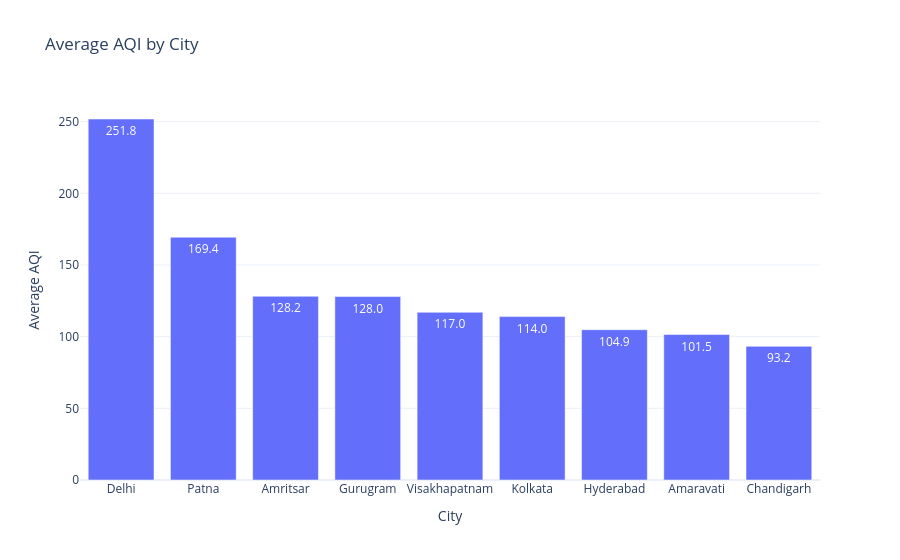

The code cell stored with this chart in its notebook:
### Markdown cell above
## 🏙️ Average AQI by City

### Code cell
city_avg_aqi = (
    df.groupby('City')['AQI']
      .mean()
      .sort_values(ascending=False)
      .reset_index()
)

fig = px.bar(
    city_avg_aqi,
    x='City',
    y='AQI',
    title='Average AQI by City',
    text_auto='.1f'
)

fig.update_layout(
    xaxis_title='City',
    yaxis_title='Average AQI',
    template='plotly_white'
)

fig.show()

### Figure 1 — Plotly figure (JSON) as saved in the notebook; plotly's stock layout.template omitted (floating-point values rounded to 4 significant figures)
{"data": [{"hovertemplate": "City=%{x}<br>AQI=%{y}<extra></extra>", "legendgroup": "", "marker": {"color": "#636efa", "pattern": {"shape": ""}}, "name": "", "orientation": "v", "showlegend": false, "textposition": "auto", "texttemplate": "%{y:.1f}", "type": "bar", "x": ["Delhi", "Patna", "Amritsar", "Gurugram", "Visakhapatnam", "Kolkata", "Hyderabad", "Amaravati", "Chandigarh"], "xaxis": "x", "y": [251.8, 169.4, 128.2, 128.0, 117.0, 114.0, 104.9, 101.5, 93.24], "yaxis": "y"}], "layout": {"barmode": "relative", "legend": {"tracegroupgap": 0}, "title": {"text": "Average AQI by City"}, "xaxis": {"anchor": "y", "domain": [0, 1], "title": {"text": "City"}}, "yaxis": {"anchor": "x", "domain": [0, 1], "title": {"text": "Average AQI"}}}}
